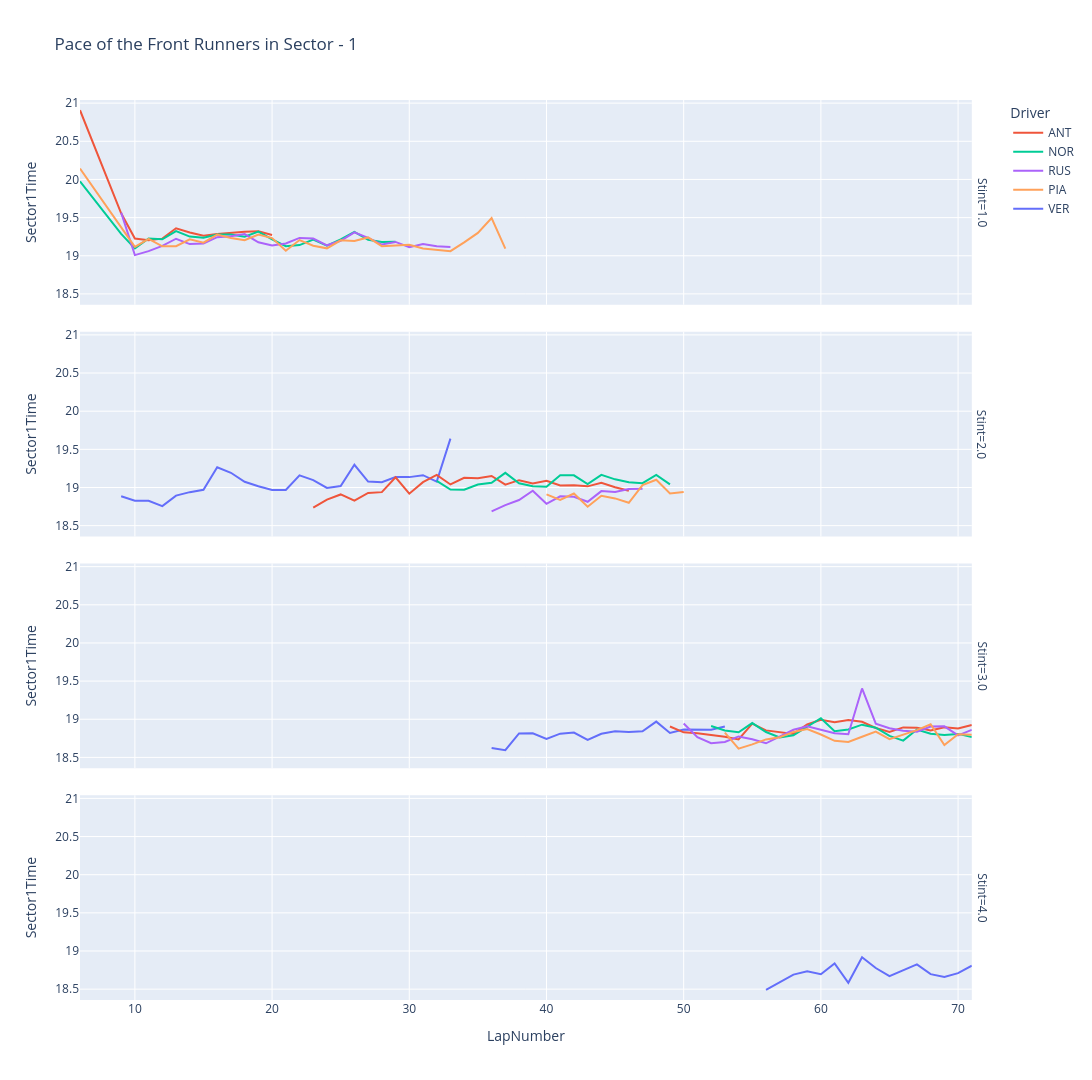

The notebook cell this image was saved under:
### Markdown cell above
### Sector-Wise Pace for each of the Front Runners with respect Stint

#### Sector - 1

### Code cell
plotter.plot_line_chart(
    data_frame=filtered_quick_race_laps,
    X="LapNumber",
    y="Sector1Time",
    label="Driver",
    title="Pace of the Front Runners in Sector - 1",
    facet_row="Stint",
    category_orders=STINT_ORDER,
    hover_data=HOVER_DATA,
    height=1080,
)

### Figure 1 — Plotly figure (JSON) as saved in the notebook; plotly's stock layout.template omitted (floating-point values rounded to 4 significant figures)
{"data": [{"customdata": [["ANT", 3, "SOFT", false], ["ANT", 3, "SOFT", true], ["ANT", 3, "SOFT", true], ["ANT", 3, "SOFT", false], ["ANT", 3, "SOFT", false], ["ANT", 3, "SOFT", false], ["ANT", 3, "SOFT", false], ["ANT", 3, "SOFT", false], ["ANT", 3, "SOFT", false], ["ANT", 3, "SOFT", false], ["ANT", 3, "SOFT", false], ["ANT", 3, "SOFT", false], ["ANT", 3, "SOFT", false]], "hovertemplate": "Driver=%{customdata[0]}<br>Stint=1.0<br>LapNumber=%{x}<br>Sector1Time=%{y}<br>Position=%{customdata[1]}<br>Compound=%{customdata[2]}<br>IsPersonalBest=%{customdata[3]}<extra></extra>", "legendgroup": "ANT", "line": {"color": "#EF553B", "dash": "solid"}, "marker": {"symbol": "circle"}, "mode": "lines", "name": "ANT", "orientation": "v", "showlegend": true, "type": "scatter", "x": [6.0, 9.0, 10.0, 11.0, 12.0, 13.0, 14.0, 15.0, 16.0, 17.0, 18.0, 19.0, 20.0], "xaxis": "x4", "y": [20.91, 19.56, 19.23, 19.2, 19.22, 19.36, 19.3, 19.26, 19.29, 19.3, 19.32, 19.32, 19.27], "yaxis": "y4"}, {"customdata": [["NOR", 1, "MEDIUM", true], ["NOR", 1, "MEDIUM", true], ["NOR", 1, "MEDIUM", false], ["NOR", 1, "MEDIUM", false], ["NOR", 1, "MEDIUM", false], ["NOR", 1, "MEDIUM", false], ["NOR", 1, "MEDIUM", false], ["NOR", 1, "MEDIUM", false], ["NOR", 1, "MEDIUM", false], ["NOR", 1, "MEDIUM", false], ["NOR", 1, "MEDIUM", false], ["NOR", 1, "MEDIUM", false], ["NOR", 1, "MEDIUM", false], ["NOR", 1, "MEDIUM", false], ["NOR", 1, "MEDIUM", false], ["NOR", 1, "MEDIUM", false], ["NOR", 1, "MEDIUM", false], ["NOR", 1, "MEDIUM", false], ["NOR", 1, "MEDIUM", false], ["NOR", 1, "MEDIUM", false], ["NOR", 1, "MEDIUM", false], ["NOR", 1, "MEDIUM", false]], "hovertemplate": "Driver=%{customdata[0]}<br>Stint=1.0<br>LapNumber=%{x}<br>Sector1Time=%{y}<br>Position=%{customdata[1]}<br>Compound=%{customdata[2]}<br>IsPersonalBest=%{customdata[3]}<extra></extra>", "legendgroup": "NOR", "line": {"color": "#00cc96", "dash": "solid"}, "marker": {"symbol": "circle"}, "mode": "lines", "name": "NOR", "orientation": "v", "showlegend": true, "type": "scatter", "x": [6.0, 9.0, 10.0, 11.0, 12.0, 13.0, 14.0, 15.0, 16.0, 17.0, 18.0, 19.0, 20.0, 21.0, 22.0, 23.0, 24.0, 25.0, 26.0, 27.0, 28.0, 29.0], "xaxis": "x4", "y": [19.98, 19.29, 19.1, 19.23, 19.21, 19.32, 19.25, 19.24, 19.28, 19.28, 19.25, 19.32, 19.22, 19.13, 19.14, 19.21, 19.13, 19.21, 19.31, 19.21, 19.18, 19.18], "yaxis": "y4"}, {"customdata": [["RUS", 5, "MEDIUM", true], ["RUS", 5, "MEDIUM", true], ["RUS", 5, "MEDIUM", false], ["RUS", 4, "MEDIUM", false], ["RUS", 4, "MEDIUM", false], ["RUS", 4, "MEDIUM", false], ["RUS", 4, "MEDIUM", false], ["RUS", 4, "MEDIUM", false], ["RUS", 4, "MEDIUM", false], ["RUS", 4, "MEDIUM", false], ["RUS", 4, "MEDIUM", false], ["RUS", 4, "MEDIUM", false], ["RUS", 3, "MEDIUM", false], ["RUS", 3, "MEDIUM", false], ["RUS", 3, "MEDIUM", false], ["RUS", 3, "MEDIUM", false], ["RUS", 3, "MEDIUM", false], ["RUS", 3, "MEDIUM", false], ["RUS", 3, "MEDIUM", false], ["RUS", 3, "MEDIUM", false], ["RUS", 3, "MEDIUM", false], ["RUS", 3, "MEDIUM", false], ["RUS", 2, "MEDIUM", false], ["RUS", 2, "MEDIUM", false], ["RUS", 2, "MEDIUM", false]], "hovertemplate": "Driver=%{customdata[0]}<br>Stint=1.0<br>LapNumber=%{x}<br>Sector1Time=%{y}<br>Position=%{customdata[1]}<br>Compound=%{customdata[2]}<br>IsPersonalBest=%{customdata[3]}<extra></extra>", "legendgroup": "RUS", "line": {"color": "#ab63fa", "dash": "solid"}, "marker": {"symbol": "circle"}, "mode": "lines", "name": "RUS", "orientation": "v", "showlegend": true, "type": "scatter", "x": [9.0, 10.0, 11.0, 12.0, 13.0, 14.0, 15.0, 16.0, 17.0, 18.0, 19.0, 20.0, 21.0, 22.0, 23.0, 24.0, 25.0, 26.0, 27.0, 28.0, 29.0, 30.0, 31.0, 32.0, 33.0], "xaxis": "x4", "y": [19.57, 19.01, 19.06, 19.13, 19.22, 19.15, 19.16, 19.24, 19.26, 19.28, 19.18, 19.13, 19.16, 19.23, 19.23, 19.14, 19.2, 19.31, 19.23, 19.15, 19.18, 19.11, 19.15, 19.12, 19.11], "yaxis": "y4"}, {"customdata": [["PIA", 2, "MEDIUM", true], ["PIA", 2, "MEDIUM", true], ["PIA", 2, "MEDIUM", true], ["PIA", 2, "MEDIUM", false], ["PIA", 2, "MEDIUM", false], ["PIA", 2, "MEDIUM", false], ["PIA", 2, "MEDIUM", false], ["PIA", 2, "MEDIUM", false], ["PIA", 2, "MEDIUM", false], ["PIA", 2, "MEDIUM", false], ["PIA", 2, "MEDIUM", false], ["PIA", 2, "MEDIUM", false], ["PIA", 2, "MEDIUM", false], ["PIA", 2, "MEDIUM", false], ["PIA", 2, "MEDIUM", false], ["PIA", 2, "MEDIUM", false], ["PIA", 2, "MEDIUM", false], ["PIA", 2, "MEDIUM", false], ["PIA", 2, "MEDIUM", false], ["PIA", 2, "MEDIUM", false], ["PIA", 2, "MEDIUM", false], ["PIA", 2, "MEDIUM", false], ["PIA", 2, "MEDIUM", false], ["PIA", 1, "MEDIUM", false], ["PIA", 1, "MEDIUM", false], ["PIA", 1, "MEDIUM", false], ["PIA", 1, "MEDIUM", false], ["PIA", 1, "MEDIUM", false], ["PIA", 1, "MEDIUM", false], ["PIA", 1, "MEDIUM", false]], "hovertemplate": "Driver=%{customdata[0]}<br>Stint=1.0<br>LapNumber=%{x}<br>Sector1Time=%{y}<br>Position=%{customdata[1]}<br>Compound=%{customdata[2]}<br>IsPersonalBest=%{customdata[3]}<extra></extra>", "legendgroup": "PIA", "line": {"color": "#FFA15A", "dash": "solid"}, "marker": {"symbol": "circle"}, "mode": "lines", "name": "PIA", "orientation": "v", "showlegend": true, "type": "scatter", "x": [6.0, 9.0, 10.0, 11.0, 12.0, 13.0, 14.0, 15.0, 16.0, 17.0, 18.0, 19.0, 20.0, 21.0, 22.0, 23.0, 24.0, 25.0, 26.0, 27.0, 28.0, 29.0, 30.0, 31.0, 32.0, 33.0, 34.0, 35.0, 36.0, 37.0], "xaxis": "x4", "y": [20.14, 19.37, 19.12, 19.22, 19.12, 19.12, 19.22, 19.17, 19.28, 19.23, 19.2, 19.28, 19.23, 19.07, 19.21, 19.13, 19.1, 19.2, 19.19, 19.24, 19.12, 19.13, 19.14, 19.09, 19.08, 19.06, 19.18, 19.3, 19.49, 19.09], "yaxis": "y4"}, {"customdata": [["VER", 16, "MEDIUM", true], ["VER", 16, "MEDIUM", true], ["VER", 16, "MEDIUM", false], ["VER", 16, "MEDIUM", false], ["VER", 14, "MEDIUM", false], ["VER", 14, "MEDIUM", false], ["VER", 13, "MEDIUM", false], ["VER", 13, "MEDIUM", false], ["VER", 10, "MEDIUM", false], ["VER", 8, "MEDIUM", false], ["VER", 6, "MEDIUM", false], ["VER", 6, "MEDIUM", false], ["VER", 5, "MEDIUM", false], ["VER", 4, "MEDIUM", false], ["VER", 4, "MEDIUM", false], ["VER", 4, "MEDIUM", false], ["VER", 4, "MEDIUM", false], ["VER", 4, "MEDIUM", false], ["VER", 4, "MEDIUM", false], ["VER", 4, "MEDIUM", false], ["VER", 4, "MEDIUM", false], ["VER", 4, "MEDIUM", false], ["VER", 3, "MEDIUM", false], ["VER", 4, "MEDIUM", false], ["VER", 4, "MEDIUM", false]], "hovertemplate": "Driver=%{customdata[0]}<br>Stint=2.0<br>LapNumber=%{x}<br>Sector1Time=%{y}<br>Position=%{customdata[1]}<br>Compound=%{customdata[2]}<br>IsPersonalBest=%{customdata[3]}<extra></extra>", "legendgroup": "VER", "line": {"color": "#636efa", "dash": "solid"}, "marker": {"symbol": "circle"}, "mode": "lines", "name": "VER", "orientation": "v", "showlegend": true, "type": "scatter", "x": [9.0, 10.0, 11.0, 12.0, 13.0, 14.0, 15.0, 16.0, 17.0, 18.0, 19.0, 20.0, 21.0, 22.0, 23.0, 24.0, 25.0, 26.0, 27.0, 28.0, 29.0, 30.0, 31.0, 32.0, 33.0], "xaxis": "x3", "y": [18.89, 18.83, 18.83, 18.76, 18.89, 18.94, 18.97, 19.27, 19.19, 19.07, 19.02, 18.97, 18.97, 19.16, 19.1, 18.99, 19.02, 19.3, 19.08, 19.07, 19.14, 19.14, 19.16, 19.08, 19.64], "yaxis": "y3"}, {"customdata": [["ANT", 9, "MEDIUM", true], ["ANT", 8, "MEDIUM", false], ["ANT", 7, "MEDIUM", false], ["ANT", 7, "MEDIUM", false], ["ANT", 7, "MEDIUM", false], ["ANT", 7, "MEDIUM", false], ["ANT", 6, "MEDIUM", false], ["ANT", 5, "MEDIUM", false], ["ANT", 5, "MEDIUM", false], ["ANT", 5, "MEDIUM", false], ["ANT", 5, "MEDIUM", false], ["ANT", 4, "MEDIUM", false], ["ANT", 3, "MEDIUM", false], ["ANT", 3, "MEDIUM", false], ["ANT", 3, "MEDIUM", false], ["ANT", 3, "MEDIUM", false], ["ANT", 2, "MEDIUM", false], ["ANT", 2, "MEDIUM", false], ["ANT", 2, "MEDIUM", false], ["ANT", 2, "MEDIUM", false], ["ANT", 2, "MEDIUM", false], ["ANT", 2, "MEDIUM", false], ["ANT", 2, "MEDIUM", false], ["ANT", 2, "MEDIUM", false]], "hovertemplate": "Driver=%{customdata[0]}<br>Stint=2.0<br>LapNumber=%{x}<br>Sector1Time=%{y}<br>Position=%{customdata[1]}<br>Compound=%{customdata[2]}<br>IsPersonalBest=%{customdata[3]}<extra></extra>", "legendgroup": "ANT", "line": {"color": "#EF553B", "dash": "solid"}, "marker": {"symbol": "circle"}, "mode": "lines", "name": "ANT", "orientation": "v", "showlegend": false, "type": "scatter", "x": [23.0, 24.0, 25.0, 26.0, 27.0, 28.0, 29.0, 30.0, 31.0, 32.0, 33.0, 34.0, 35.0, 36.0, 37.0, 38.0, 39.0, 40.0, 41.0, 42.0, 43.0, 44.0, 45.0, 46.0], "xaxis": "x3", "y": [18.74, 18.84, 18.91, 18.83, 18.93, 18.94, 19.13, 18.92, 19.07, 19.16, 19.04, 19.13, 19.12, 19.15, 19.04, 19.1, 19.05, 19.09, 19.03, 19.03, 19.02, 19.06, 19.0, 18.96], "yaxis": "y3"}, {"customdata": [["NOR", 3, "SOFT", false], ["NOR", 3, "SOFT", false], ["NOR", 2, "SOFT", false], ["NOR", 2, "SOFT", false], ["NOR", 2, "SOFT", false], ["NOR", 2, "SOFT", false], ["NOR", 2, "SOFT", false], ["NOR", 1, "SOFT", false], ["NOR", 1, "SOFT", false], ["NOR", 1, "SOFT", false], ["NOR", 1, "SOFT", false], ["NOR", 1, "SOFT", false], ["NOR", 1, "SOFT", false], ["NOR", 1, "SOFT", false], ["NOR", 1, "SOFT", false], ["NOR", 1, "SOFT", false], ["NOR", 1, "SOFT", false], ["NOR", 1, "SOFT", false]], "hovertemplate": "Driver=%{customdata[0]}<br>Stint=2.0<br>LapNumber=%{x}<br>Sector1Time=%{y}<br>Position=%{customdata[1]}<br>Compound=%{customdata[2]}<br>IsPersonalBest=%{customdata[3]}<extra></extra>", "legendgroup": "NOR", "line": {"color": "#00cc96", "dash": "solid"}, "marker": {"symbol": "circle"}, "mode": "lines", "name": "NOR", "orientation": "v", "showlegend": false, "type": "scatter", "x": [32.0, 33.0, 34.0, 35.0, 36.0, 37.0, 38.0, 39.0, 40.0, 41.0, 42.0, 43.0, 44.0, 45.0, 46.0, 47.0, 48.0, 49.0], "xaxis": "x3", "y": [19.09, 18.97, 18.97, 19.04, 19.06, 19.19, 19.05, 19.02, 19.01, 19.16, 19.16, 19.05, 19.16, 19.11, 19.07, 19.06, 19.16, 19.04], "yaxis": "y3"}, {"customdata": [["RUS", 5, "SOFT", true], ["RUS", 4, "SOFT", false], ["RUS", 4, "SOFT", false], ["RUS", 3, "SOFT", false], ["RUS", 3, "SOFT", false], ["RUS", 3, "SOFT", false], ["RUS", 3, "SOFT", false], ["RUS", 3, "SOFT", false], ["RUS", 3, "SOFT", false], ["RUS", 3, "SOFT", false], ["RUS", 3, "SOFT", false], ["RUS", 2, "SOFT", false]], "hovertemplate": "Driver=%{customdata[0]}<br>Stint=2.0<br>LapNumber=%{x}<br>Sector1Time=%{y}<br>Position=%{customdata[1]}<br>Compound=%{customdata[2]}<br>IsPersonalBest=%{customdata[3]}<extra></extra>", "legendgroup": "RUS", "line": {"color": "#ab63fa", "dash": "solid"}, "marker": {"symbol": "circle"}, "mode": "lines", "name": "RUS", "orientation": "v", "showlegend": false, "type": "scatter", "x": [36.0, 37.0, 38.0, 39.0, 40.0, 41.0, 42.0, 43.0, 44.0, 45.0, 46.0, 47.0], "xaxis": "x3", "y": [18.69, 18.77, 18.84, 18.96, 18.79, 18.89, 18.88, 18.81, 18.95, 18.94, 18.98, 18.98], "yaxis": "y3"}, {"customdata": [["PIA", 6, "SOFT", false], ["PIA", 6, "SOFT", true], ["PIA", 6, "SOFT", true], ["PIA", 5, "SOFT", true], ["PIA", 5, "SOFT", false], ["PIA", 5, "SOFT", false], ["PIA", 5, "SOFT", false], ["PIA", 5, "SOFT", false], ["PIA", 4, "SOFT", false], ["PIA", 3, "SOFT", false], ["PIA", 3, "SOFT", false]], "hovertemplate": "Driver=%{customdata[0]}<br>Stint=2.0<br>LapNumber=%{x}<br>Sector1Time=%{y}<br>Position=%{customdata[1]}<br>Compound=%{customdata[2]}<br>IsPersonalBest=%{customdata[3]}<extra></extra>", "legendgroup": "PIA", "line": {"color": "#FFA15A", "dash": "solid"}, "marker": {"symbol": "circle"}, "mode": "lines", "name": "PIA", "orientation": "v", "showlegend": false, "type": "scatter", "x": [40.0, 41.0, 42.0, 43.0, 44.0, 45.0, 46.0, 47.0, 48.0, 49.0, 50.0], "xaxis": "x3", "y": [18.91, 18.84, 18.92, 18.75, 18.89, 18.86, 18.8, 19.03, 19.1, 18.92, 18.94], "yaxis": "y3"}, {"customdata": [["VER", 9, "MEDIUM", false], ["VER", 6, "MEDIUM", false], ["VER", 6, "MEDIUM", false], ["VER", 5, "MEDIUM", false], ["VER", 5, "MEDIUM", false], ["VER", 5, "MEDIUM", false], ["VER", 4, "MEDIUM", false], ["VER", 4, "MEDIUM", false], ["VER", 4, "MEDIUM", false], ["VER", 4, "MEDIUM", false], ["VER", 4, "MEDIUM", false], ["VER", 4, "MEDIUM", false], ["VER", 2, "MEDIUM", false], ["VER", 2, "MEDIUM", false], ["VER", 2, "MEDIUM", false], ["VER", 1, "MEDIUM", false], ["VER", 1, "MEDIUM", false], ["VER", 1, "MEDIUM", false]], "hovertemplate": "Driver=%{customdata[0]}<br>Stint=3.0<br>LapNumber=%{x}<br>Sector1Time=%{y}<br>Position=%{customdata[1]}<br>Compound=%{customdata[2]}<br>IsPersonalBest=%{customdata[3]}<extra></extra>", "legendgroup": "VER", "line": {"color": "#636efa", "dash": "solid"}, "marker": {"symbol": "circle"}, "mode": "lines", "name": "VER", "orientation": "v", "showlegend": false, "type": "scatter", "x": [36.0, 37.0, 38.0, 39.0, 40.0, 41.0, 42.0, 43.0, 44.0, 45.0, 46.0, 47.0, 48.0, 49.0, 50.0, 51.0, 52.0, 53.0], "xaxis": "x2", "y": [18.62, 18.59, 18.81, 18.82, 18.74, 18.81, 18.82, 18.73, 18.81, 18.84, 18.83, 18.84, 18.97, 18.82, 18.86, 18.87, 18.86, 18.91], "yaxis": "y2"}, {"customdata": [["ANT", 5, "MEDIUM", true], ["ANT", 4, "MEDIUM", true], ["ANT", 4, "MEDIUM", true], ["ANT", 3, "MEDIUM", true], ["ANT", 3, "MEDIUM", false], ["ANT", 3, "MEDIUM", false], ["ANT", 2, "MEDIUM", false], ["ANT", 2, "MEDIUM", false], ["ANT", 2, "MEDIUM", false], ["ANT", 2, "MEDIUM", false], ["ANT", 2, "MEDIUM", false], ["ANT", 2, "MEDIUM", false], ["ANT", 2, "MEDIUM", false], ["ANT", 2, "MEDIUM", false], ["ANT", 2, "MEDIUM", false], ["ANT", 2, "MEDIUM", false], ["ANT", 2, "MEDIUM", false], ["ANT", 2, "MEDIUM", false], ["ANT", 2, "MEDIUM", false], ["ANT", 2, "MEDIUM", false], ["ANT", 2, "MEDIUM", false], ["ANT", 2, "MEDIUM", false], ["ANT", 2, "MEDIUM", false]], "hovertemplate": "Driver=%{customdata[0]}<br>Stint=3.0<br>LapNumber=%{x}<br>Sector1Time=%{y}<br>Position=%{customdata[1]}<br>Compound=%{customdata[2]}<br>IsPersonalBest=%{customdata[3]}<extra></extra>", "legendgroup": "ANT", "line": {"color": "#EF553B", "dash": "solid"}, "marker": {"symbol": "circle"}, "mode": "lines", "name": "ANT", "orientation": "v", "showlegend": false, "type": "scatter", "x": [49.0, 50.0, 51.0, 52.0, 53.0, 54.0, 55.0, 56.0, 57.0, 58.0, 59.0, 60.0, 61.0, 62.0, 63.0, 64.0, 65.0, 66.0, 67.0, 68.0, 69.0, 70.0, 71.0], "xaxis": "x2", "y": [18.91, 18.83, 18.82, 18.79, 18.77, 18.73, 18.94, 18.85, 18.83, 18.81, 18.93, 18.99, 18.96, 18.99, 18.97, 18.89, 18.83, 18.89, 18.89, 18.85, 18.89, 18.88, 18.93], "yaxis": "y2"}, {"customdata": [["NOR", 2, "MEDIUM", false], ["NOR", 2, "MEDIUM", false], ["NOR", 2, "MEDIUM", true], ["NOR", 1, "MEDIUM", false], ["NOR", 1, "MEDIUM", true], ["NOR", 1, "MEDIUM", true], ["NOR", 1, "MEDIUM", true], ["NOR", 1, "MEDIUM", false], ["NOR", 1, "MEDIUM", false], ["NOR", 1, "MEDIUM", false], ["NOR", 1, "MEDIUM", false], ["NOR", 1, "MEDIUM", true], ["NOR", 1, "MEDIUM", true], ["NOR", 1, "MEDIUM", false], ["NOR", 1, "MEDIUM", true], ["NOR", 1, "MEDIUM", false], ["NOR", 1, "MEDIUM", false], ["NOR", 1, "MEDIUM", false], ["NOR", 1, "MEDIUM", false], ["NOR", 1, "MEDIUM", false]], "hovertemplate": "Driver=%{customdata[0]}<br>Stint=3.0<br>LapNumber=%{x}<br>Sector1Time=%{y}<br>Position=%{customdata[1]}<br>Compound=%{customdata[2]}<br>IsPersonalBest=%{customdata[3]}<extra></extra>", "legendgroup": "NOR", "line": {"color": "#00cc96", "dash": "solid"}, "marker": {"symbol": "circle"}, "mode": "lines", "name": "NOR", "orientation": "v", "showlegend": false, "type": "scatter", "x": [52.0, 53.0, 54.0, 55.0, 56.0, 57.0, 58.0, 59.0, 60.0, 61.0, 62.0, 63.0, 64.0, 65.0, 66.0, 67.0, 68.0, 69.0, 70.0, 71.0], "xaxis": "x2", "y": [18.91, 18.85, 18.83, 18.95, 18.83, 18.76, 18.79, 18.9, 19.01, 18.84, 18.87, 18.93, 18.89, 18.78, 18.72, 18.86, 18.81, 18.8, 18.81, 18.77], "yaxis": "y2"}, {"customdata": [["RUS", 6, "MEDIUM", false], ["RUS", 5, "MEDIUM", false], ["RUS", 4, "MEDIUM", true], ["RUS", 4, "MEDIUM", false], ["RUS", 4, "MEDIUM", false], ["RUS", 3, "MEDIUM", false], ["RUS", 3, "MEDIUM", false], ["RUS", 3, "MEDIUM", false], ["RUS", 3, "MEDIUM", false], ["RUS", 3, "MEDIUM", false], ["RUS", 3, "MEDIUM", false], ["RUS", 3, "MEDIUM", false], ["RUS", 3, "MEDIUM", false], ["RUS", 4, "MEDIUM", false], ["RUS", 4, "MEDIUM", false], ["RUS", 4, "MEDIUM", false], ["RUS", 4, "MEDIUM", false], ["RUS", 4, "MEDIUM", false], ["RUS", 4, "MEDIUM", false], ["RUS", 4, "MEDIUM", false], ["RUS", 4, "MEDIUM", false], ["RUS", 4, "MEDIUM", false]], "hovertemplate": "Driver=%{customdata[0]}<br>Stint=3.0<br>LapNumber=%{x}<br>Sector1Time=%{y}<br>Position=%{customdata[1]}<br>Compound=%{customdata[2]}<br>IsPersonalBest=%{customdata[3]}<extra></extra>", "legendgroup": "RUS", "line": {"color": "#ab63fa", "dash": "solid"}, "marker": {"symbol": "circle"}, "mode": "lines", "name": "RUS", "orientation": "v", "showlegend": false, "type": "scatter", "x": [50.0, 51.0, 52.0, 53.0, 54.0, 55.0, 56.0, 57.0, 58.0, 59.0, 60.0, 61.0, 62.0, 63.0, 64.0, 65.0, 66.0, 67.0, 68.0, 69.0, 70.0, 71.0], "xaxis": "x2", "y": [18.95, 18.77, 18.69, 18.7, 18.77, 18.74, 18.68, 18.77, 18.86, 18.91, 18.86, 18.82, 18.8, 19.4, 18.94, 18.88, 18.85, 18.84, 18.91, 18.91, 18.79, 18.86], "yaxis": "y2"}, {"customdata": [["PIA", 6, "MEDIUM", true], ["PIA", 6, "MEDIUM", true], ["PIA", 5, "MEDIUM", false], ["PIA", 5, "MEDIUM", false], ["PIA", 5, "MEDIUM", false], ["PIA", 5, "MEDIUM", false], ["PIA", 5, "MEDIUM", false], ["PIA", 5, "MEDIUM", false], ["PIA", 5, "MEDIUM", false], ["PIA", 5, "MEDIUM", false], ["PIA", 5, "MEDIUM", false], ["PIA", 5, "MEDIUM", false], ["PIA", 5, "MEDIUM", false], ["PIA", 5, "MEDIUM", false], ["PIA", 5, "MEDIUM", false], ["PIA", 5, "MEDIUM", false], ["PIA", 5, "MEDIUM", false], ["PIA", 5, "MEDIUM", false], ["PIA", 5, "MEDIUM", false]], "hovertemplate": "Driver=%{customdata[0]}<br>Stint=3.0<br>LapNumber=%{x}<br>Sector1Time=%{y}<br>Position=%{customdata[1]}<br>Compound=%{customdata[2]}<br>IsPersonalBest=%{customdata[3]}<extra></extra>", "legendgroup": "PIA", "line": {"color": "#FFA15A", "dash": "solid"}, "marker": {"symbol": "circle"}, "mode": "lines", "name": "PIA", "orientation": "v", "showlegend": false, "type": "scatter", "x": [53.0, 54.0, 55.0, 56.0, 57.0, 58.0, 59.0, 60.0, 61.0, 62.0, 63.0, 64.0, 65.0, 66.0, 67.0, 68.0, 69.0, 70.0, 71.0], "xaxis": "x2", "y": [18.82, 18.61, 18.67, 18.74, 18.76, 18.83, 18.87, 18.8, 18.72, 18.7, 18.77, 18.84, 18.74, 18.8, 18.86, 18.93, 18.66, 18.8, 18.8], "yaxis": "y2"}, {"customdata": [["VER", 4, "SOFT", true], ["VER", 4, "SOFT", false], ["VER", 4, "SOFT", false], ["VER", 4, "SOFT", false], ["VER", 4, "SOFT", false], ["VER", 4, "SOFT", false], ["VER", 4, "SOFT", false], ["VER", 3, "SOFT", false], ["VER", 3, "SOFT", false], ["VER", 3, "SOFT", false], ["VER", 3, "SOFT", false], ["VER", 3, "SOFT", false], ["VER", 3, "SOFT", false], ["VER", 3, "SOFT", false], ["VER", 3, "SOFT", false], ["VER", 3, "SOFT", false]], "hovertemplate": "Driver=%{customdata[0]}<br>Stint=4.0<br>LapNumber=%{x}<br>Sector1Time=%{y}<br>Position=%{customdata[1]}<br>Compound=%{customdata[2]}<br>IsPersonalBest=%{customdata[3]}<extra></extra>", "legendgroup": "VER", "line": {"color": "#636efa", "dash": "solid"}, "marker": {"symbol": "circle"}, "mode": "lines", "name": "VER", "orientation": "v", "showlegend": false, "type": "scatter", "x": [56.0, 57.0, 58.0, 59.0, 60.0, 61.0, 62.0, 63.0, 64.0, 65.0, 66.0, 67.0, 68.0, 69.0, 70.0, 71.0], "xaxis": "x", "y": [18.49, 18.59, 18.69, 18.73, 18.7, 18.84, 18.58, 18.92, 18.78, 18.67, 18.75, 18.82, 18.7, 18.66, 18.71, 18.81], "yaxis": "y"}], "layout": {"annotations": [{"font": {}, "showarrow": false, "text": "Stint=4.0", "textangle": 90, "x": 0.98, "xanchor": "left", "xref": "paper", "y": 0.1138, "yanchor": "middle", "yref": "paper"}, {"font": {}, "showarrow": false, "text": "Stint=3.0", "textangle": 90, "x": 0.98, "xanchor": "left", "xref": "paper", "y": 0.3712, "yanchor": "middle", "yref": "paper"}, {"font": {}, "showarrow": false, "text": "Stint=2.0", "textangle": 90, "x": 0.98, "xanchor": "left", "xref": "paper", "y": 0.6288, "yanchor": "middle", "yref": "paper"}, {"font": {}, "showarrow": false, "text": "Stint=1.0", "textangle": 90, "x": 0.98, "xanchor": "left", "xref": "paper", "y": 0.8862, "yanchor": "middle", "yref": "paper"}], "height": 1080, "legend": {"title": {"text": "Driver"}, "tracegroupgap": 0}, "title": {"text": "Pace of the Front Runners in Sector - 1"}, "width": 1540, "xaxis": {"anchor": "y", "domain": [0, 0.98], "title": {"text": "LapNumber"}}, "xaxis2": {"anchor": "y2", "domain": [0, 0.98], "matches": "x", "showticklabels": false}, "xaxis3": {"anchor": "y3", "domain": [0, 0.98], "matches": "x", "showticklabels": false}, "xaxis4": {"anchor": "y4", "domain": [0, 0.98], "matches": "x", "showticklabels": false}, "yaxis": {"anchor": "x", "domain": [0, 0.2275], "title": {"text": "Sector1Time"}}, "yaxis2": {"anchor": "x2", "domain": [0.2575, 0.485], "matches": "y", "title": {"text": "Sector1Time"}}, "yaxis3": {"anchor": "x3", "domain": [0.515, 0.7425], "matches": "y", "title": {"text": "Sector1Time"}}, "yaxis4": {"anchor": "x4", "domain": [0.7725, 1], "matches": "y", "title": {"text": "Sector1Time"}}}}
